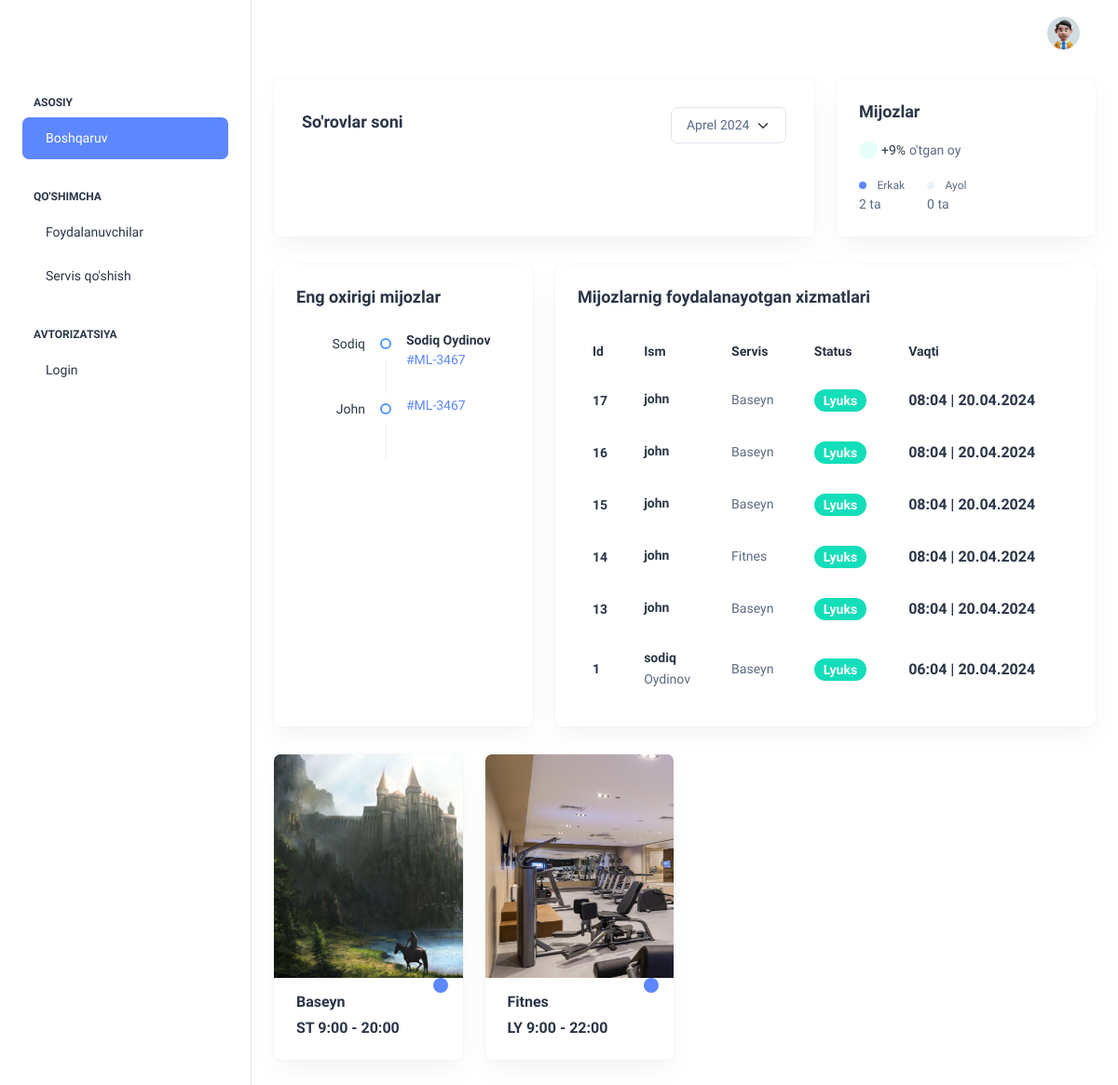
/, run on an earlier commit of the app's database.
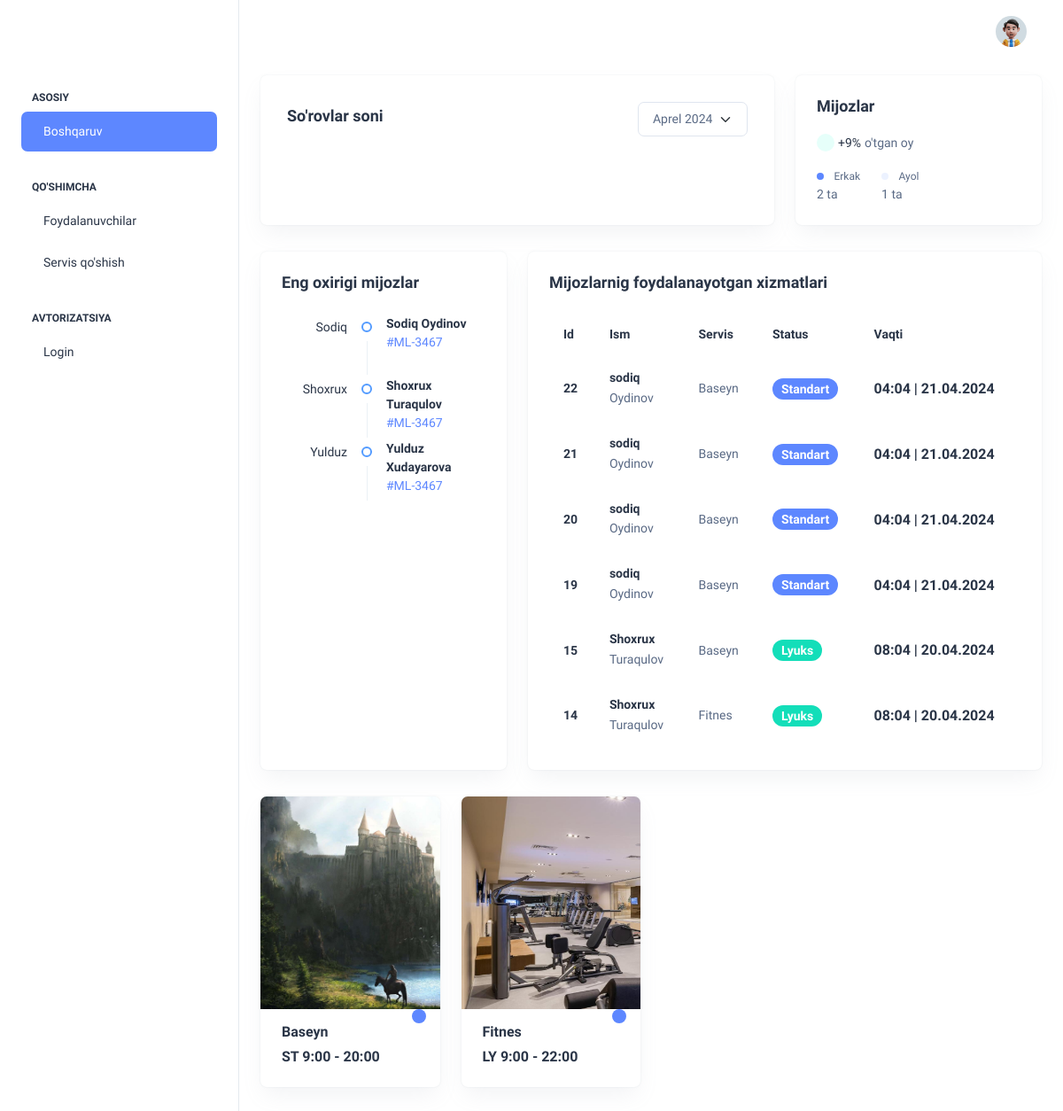
And on a later commit of the database.
### api/models.py (models this page shows, shortened)
class Profile(models.Model):
    class GenderChoice(models.TextChoices):
        Erkak = "ER", "Erkak"
        Ayol = "AY", "Ayol"
    class UserStatusChoice(models.TextChoices):
        Standard = "ST", "Standard"
        Lyuks = "LY", "Lyuks"
    who = models.OneToOneField(User, on_delete=models.CASCADE)
    gender = models.CharField(max_length=2, choices=GenderChoice.choices)
    status = models.CharField(max_length=2, choices=UserStatusChoice.choices, default=UserStatusChoice.Standard)
    arrival_date = models.DateField()
    time_to_leave = models.DateField()
    tel_number = models.CharField(max_length=20)
    def __str__(self):
        return self.who.username

class UsedServices(models.Model):
    who_used = models.ForeignKey(Profile, on_delete=models.CASCADE)
    which_services = models.ForeignKey(Services, on_delete=models.CASCADE)
    when = models.DateTimeField(auto_now_add=True)

class Services(models.Model):
    class whoHasThisChoice(models.TextChoices):
        Standard = "ST", "Standard"
        Lyuks = "LY", "Lyuks"
    title = models.CharField(max_length=50, unique=True)
    open = models.CharField(max_length=10)
    close = models.CharField(max_length=10)
    location = models.CharField(max_length=50)
    who_has_this = models.CharField(max_length=2, choices=whoHasThisChoice.choices,
                                    default=whoHasThisChoice.Standard)  # kimlar ushbu xizmatdan foydalana olishadi
    category = models.ForeignKey(Category, on_delete=models.CASCADE)
    tel_number = models.CharField(max_length=20)
    info = models.TextField(max_length=200)
    image = models.ImageField(upload_to='image/')
    more_images = models.ManyToManyField('MultipleServiceImages', blank=True)
    qr_code = models.ImageField(upload_to='qr_code/', blank=True)
    def __str__(self):
        return self.title

### dashboard/views.py (the view)
# urls.py: path('', include('dashboard.urls'))
def dashboard(request):
    services = Services.objects.all()[:10]
    overall_users = Profile.objects.all().count()
    male = Profile.objects.filter(gender="ER").count()
    used_services = UsedServices.objects.all()[:6][::-1]
    context = {
        'services': services,
        'male': male,
        'overall_users': overall_users,
        'female': overall_users-male,
        'users': Profile.objects.all()[:5],
        'used_services': used_services
    }
    return render(request, 'index.html', context)

### templates/index.html (shortened to what the changed rows need)
{% extends 'base.html' %}
{% block content %}
      <div class="container-fluid">
        <div class="row">
          <div class="col-lg-4">
            <div class="row">
              <div class="col-lg-12">
                <div class="card overflow-hidden">
                  <div class="card-body p-4">
                    <div class="row align-items-center">
                      <div class="col-8">
                        <div class="d-flex align-items-center">
                          <div>
                            <span class="round-8 bg-light-primary rounded-circle me-2 d-inline-block"></span>
                            <span class="fs-2">Ayol</span><br>
                            <span>{{ female }} ta</span>
                          </div>
                        </div>
                      </div>
                    </div>
                  </div>
                </div>
              </div>
            </div>
          </div>
        </div>
        <div class="row">
          <div class="col-lg-4 d-flex align-items-stretch">
            <div class="card w-100">
              <div class="card-body p-4">
                <ul class="timeline-widget mb-0 position-relative mb-n5">
                  {% for user_detail in users %}
                  <li class="timeline-item d-flex position-relative overflow-hidden">
                    <div class="timeline-time text-dark flex-shrink-0 text-end">{{ user_detail.who.username.title }}</div>
                    <div class="timeline-badge-wrap d-flex flex-column align-items-center">
                      <span class="timeline-badge border-2 border border-info flex-shrink-0 my-8"></span>
                    </div>
                    <div class="timeline-desc fs-3 text-dark mt-n1 fw-semibold">{{ user_detail.who.first_name.title }} {{ user_detail.who.last_name }}<a
                        href="javascript:void(0)" class="text-primary d-block fw-normal">#ML-3467</a>
                    </div>
                  </li>
                  {% endfor %}
                </ul>
              </div>
            </div>
          </div>
          <div class="col-lg-8 d-flex align-items-stretch">
            <div class="card w-100">
              <div class="card-body p-4">
                <div class="table-responsive">
                  <table class="table text-nowrap mb-0 align-middle">
                    <thead class="text-dark fs-4">
                      <tr>
                        <th class="border-bottom-0">
                          <h6 class="fw-semibold mb-0">Id</h6>
                        </th>
                        <th class="border-bottom-0">
                          <h6 class="fw-semibold mb-0">Ism</h6>
                        </th>
                        <th class="border-bottom-0">
                          <h6 class="fw-semibold mb-0">Servis</h6>
                        </th>
                        <th class="border-bottom-0">
                          <h6 class="fw-semibold mb-0">Status</h6>
                        </th>
                        <th class="border-bottom-0">
                          <h6 class="fw-semibold mb-0">Vaqti</h6>
                        </th>
                      </tr>
                    </thead>
                    <tbody>
                      {% for us in used_services %}
                        <tr>
                          <td class="border-bottom-0"><h6 class="fw-semibold mb-0">{{ us.id }}</h6></td>
                          <td class="border-bottom-0">
                              <h6 class="fw-semibold mb-1">{{ us.who_used }}</h6>
                              <span class="fw-normal">{{ us.who_used.who.last_name }}</span>
                          </td>
                          <td class="border-bottom-0">
                            <p class="mb-0 fw-normal">{{ us.which_services }}</p>
                          </td>
                          <td class="border-bottom-0">
                            <div class="d-flex align-items-center gap-2">
                              {% if us.who_used.status == 'LY' %}
                                  <span class="badge bg-success rounded-3 fw-semibold">Lyuks</span>
                              {% else %}
                                  <span class="badge bg-primary rounded-3 fw-semibold">Standart</span>
                              {% endif %}
                            </div>
                          </td>
                          <td class="border-bottom-0">
                            <h6 class="fw-semibold mb-0 fs-4">{{ us.when|date:"h:m | d.m.Y" }}</h6>
                          </td>
                        </tr>
                      {% endfor %}
                    </tbody>
                  </table>
                </div>
              </div>
            </div>
          </div>
        </div>
        <div class="row">
          {% for i in services %}
            <div class="col-sm-6 col-xl-3">
              <div class="card overflow-hidden rounded-2">
                <div class="position-relative">
                  <a href="javascript:void(0)"><img src="{{ i.image.url }}" style="width: 28rem; height: 15rem;" class="card-img-top rounded-0" alt="..."></a>
                  <a href="javascript:void(0)" class="bg-primary rounded-circle p-2 text-white d-inline-flex position-absolute bottom-0 end-0 mb-n3 me-3" data-bs-toggle="tooltip" data-bs-placement="top" data-bs-title="Add To Cart"></a>                      </div>
                <div class="card-body pt-3 p-4">
                  <h6 class="fw-semibold fs-4">{{i.title}}</h6>
                  <div class="d-flex align-items-center justify-content-between">
                    <h6 class="fw-semibold fs-4 mb-0">{{i.who_has_this}} <span>{{ i.open }} - {{ i.close }}</span></h6>
                    <ul class="list-unstyled d-flex align-items-center mb-0">
                      <li><a class="me-1" href="javascript:void(0)"></a></li>
                      <li><a class="me-1" href="javascript:void(0)"></a></li>
                      <li><a class="me-1" href="javascript:void(0)"></a></li>
                      <li><a class="me-1" href="javascript:void(0)"></a></li>
                    </ul>
                  </div>
                </div>
              </div>
            </div>
          {% endfor %}
        </div>
      </div>
{% endblock content %}

What changed in the data, as far as the page shows it:
removed UsedServices: id "17", who_used "john", which_services "Baseyn", shows "Lyuks", when|d "08:04 | 20.04.2024"
removed UsedServices: id "16", who_used "john", which_services "Baseyn", shows "Lyuks", when|d "08:04 | 20.04.2024"
removed UsedServices: id "13", who_used "john", which_services "Baseyn", shows "Lyuks", when|d "08:04 | 20.04.2024"
removed UsedServices: id "1", who_used "sodiq", who_used.who.last_name "Oydinov", which_services "Baseyn", shows "Lyuks", when|d "06:04 | 20.04.2024"
changed through a linked row, Profile: who.username "John" → "Shoxrux"; who.first_name (not shown) → "Shoxrux"; who.last_name (not shown) → "Turaqulov"
added Profile: who.username "Yulduz", who.first_name "Yulduz", who.last_name "Xudayarova"
added UsedServices: id "22", who_used "sodiq", who_used.who.last_name "Oydinov", which_services "Baseyn", shows "Standart", when|d "04:04 | 21.04.2024"
added UsedServices: id "21", who_used "sodiq", who_used.who.last_name "Oydinov", which_services "Baseyn", shows "Standart", when|d "04:04 | 21.04.2024"
added UsedServices: id "20", who_used "sodiq", who_used.who.last_name "Oydinov", which_services "Baseyn", shows "Standart", when|d "04:04 | 21.04.2024"
added UsedServices: id "19", who_used "sodiq", who_used.who.last_name "Oydinov", which_services "Baseyn", shows "Standart", when|d "04:04 | 21.04.2024"
changed through a linked row, UsedServices id 15: who_used "john" → "Shoxrux"; who_used.who.last_name (not shown) → "Turaqulov"
changed through a linked row, UsedServices "Fitnes": who_used "john" → "Shoxrux"; who_used.who.last_name (not shown) → "Turaqulov"
Also different on the page:
{{ female }}: "0" → "1"
